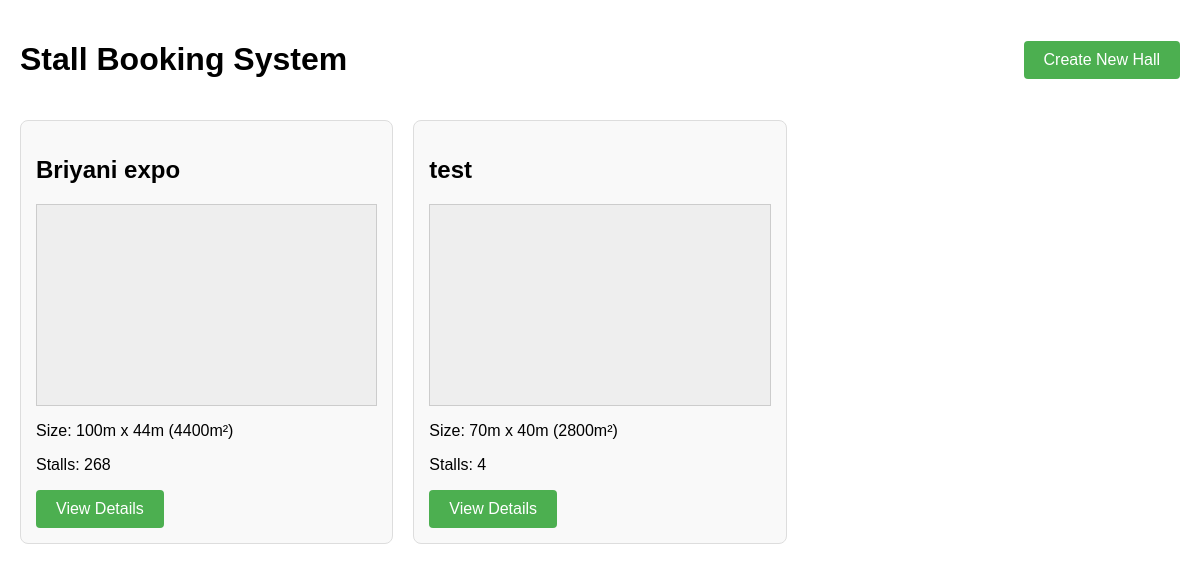
The app's page /index/, older data.
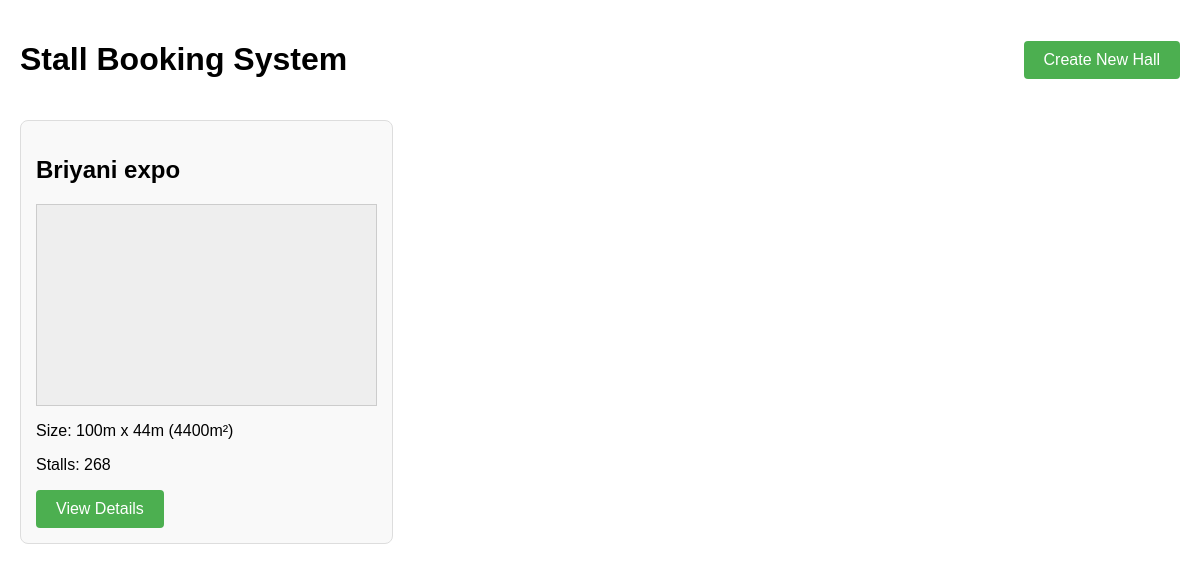
The same page, newer data.
### halls/models.py (models this page shows, shortened)
class Hall(models.Model):
    name = models.CharField(max_length=100)
    length = models.IntegerField(help_text="Length in meters")
    breadth = models.IntegerField(help_text="Breadth in meters")
    @property
    def total_area(self):
        return self.length * self.breadth

### halls/views.py (the view)
# urls.py: path('index/', views.index, name='index'),
def index(request):
    halls = Hall.objects.all()
    return render(request, 'halls/index.html', {'halls': halls})

### templates/halls/index.html (shortened to what this page needs)
<!DOCTYPE html>
<html lang="en">
<head>
</head>
<body>
    <div class="container">
        <div class="header">
            <h1>Stall Booking System</h1>
            <a href="{% url 'create_hall' %}" class="btn">Create New Hall</a>
        </div>
        <div class="hall-grid">
            {% for hall in halls %}
            <div class="hall-card">
                <h2>{{ hall.name }}</h2>
                <div class="hall-preview" id="hall-preview-{{ hall.id }}"
                     data-hall-id="{{ hall.id }}"
                     data-length="{{ hall.length }}"
                     data-breadth="{{ hall.breadth }}">
                </div>
                <p>Size: {{ hall.length }}m x {{ hall.breadth }}m ({{ hall.total_area }}m²)</p>
                <p>Stalls: {{ hall.stalls.count }}</p>
                <a href="{% url 'hall_detail' hall.id %}" class="btn">View Details</a>
            </div>
            {% empty %}
            <p>No halls available. Create a new hall to get started.</p>
            {% endfor %}
        </div>
    </div>
</body>
</html>

Row changes from the older to the newer data that the page shows:
removed Hall: name "test", length "70", breadth "40", total_area "2800", stalls.count "4"
